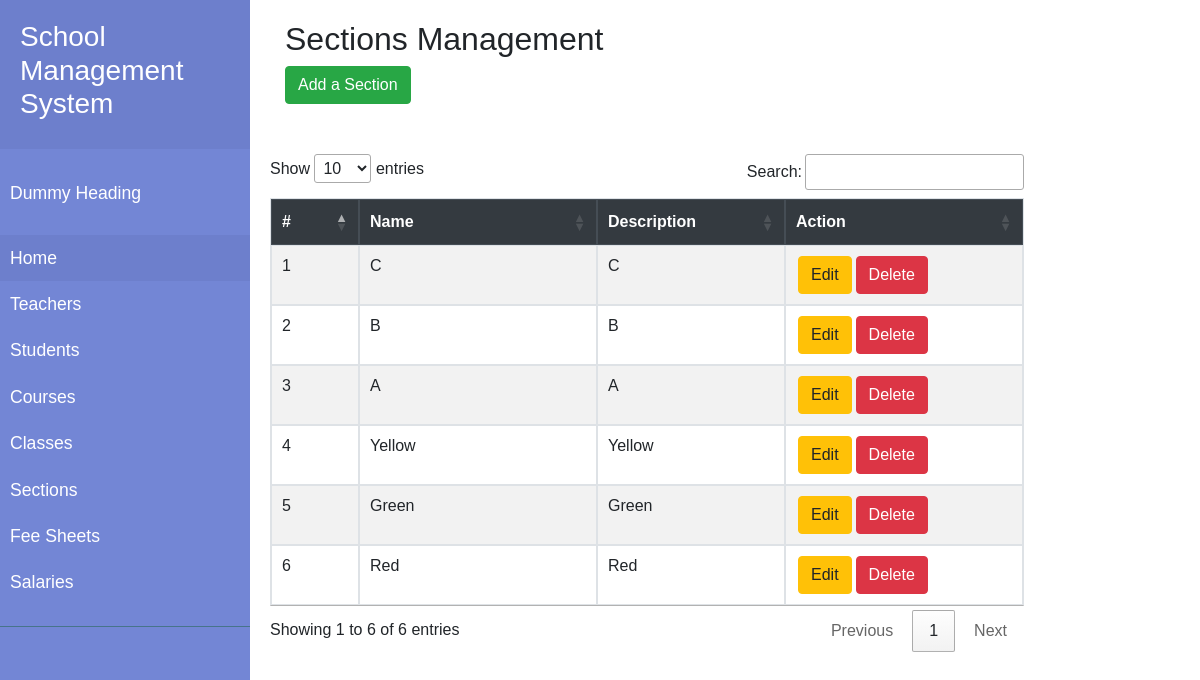
The app's page /School/admin/index.php/manage_sections with its own data.
### tables this page shows
CREATE TABLE `sections` (
  `section_id` int(11) NOT NULL,
  `section_name` varchar(255) NOT NULL,
  `section_description` text NOT NULL,
  `section_is_active` tinyint(1) NOT NULL DEFAULT 1 COMMENT '1=Active, 0=Inactive',
  `created` datetime NOT NULL DEFAULT current_timestamp()
);

### School/admin/application/controllers/Manage_Sections.php (called while the page is built, shortened)
<?php
class Manage_Sections extends CI_Controller
{
    function __construct()
    {
        $this->load->model('Section_model');
        $this->load->helper('form');
        $this->load->library('form_validation');
    }
    public function index()
    {
        $data['sections'] = $this->Section_model->getRows();
        $data['title'] = 'Add Section';
        $this->load->view('templates/header');
        $this->load->view('manage_sections/index', $data);
        $this->load->view('templates/footer');
    }
}

### School/admin/index.php (called while the page is built, shortened)
<?php
require_once BASEPATH.'core/CodeIgniter.php';

### School/admin/application/models/Section_model.php (called while the page is built, shortened)
<?php if (!defined('BASEPATH')) exit('No direct script access allowed');
class Section_model extends CI_Model
{
    function __construct()
    {
        $this->table = 'sections';
    }
    public function getRows($params = array())
    {
        $this->db->select('*');
        $this->db->from($this->table);
        $this->db->where("section_is_active","1");
        if (array_key_exists("returnType", $params) && $params['returnType'] == 'count') {
            $result = $this->db->count_all_results();
        } else {
            if (array_key_exists("id", $params)) {
                $this->db->where('section_id', $params['id']);
                $query = $this->db->get();
                $result = $query->row_array();
            } else {
                $this->db->order_by('created', 'desc');
                $query = $this->db->get();
                $result = ($query->num_rows() > 0) ? $query->result_array() : FALSE;
            }
        }
        return $result;
    }
}

### School/admin/application/views/manage_sections/index.php (the view, shortened to what this page needs)
<div class="container">
    <h2>Sections Management</h2>
    <div class="row">
        <div class="col-md-12 head">
            <div class="float-center mb-5">
                <a href="<?php echo base_url('Manage_Sections/add'); ?>" class="btn btn-success" style="margin-bottom: 2px;"><i class="plus"></i> Add a Section</a>
            </div>
        </div>
        <table id="table_id" class="table table-striped table-bordered" width="100%">
            <thead class="thead-dark">
                <tr>
                    <th style="min-width: 50px;">#</th>
                    <th style="min-width: 200px;">Name</th>
                    <th style="min-width: 150px;">Description</th>
                    <th style="min-width: 200px;">Action</th>
                </tr>
            </thead>
            <tbody>
                <?php if (!empty($sections)) {
                    $i = 0;
                    foreach ($sections as $row) {
                        $i++;
                        $sectionName = $row['section_name'];
                        $sectionDescription = $row['section_description'];
                ?>
                        <tr>
                            <td><?php echo $i; ?></td>
                            <td><?php echo $sectionName; ?></td>
                            <td><?php echo $sectionDescription; ?></td>
                            <td style="display:flex;">
                                <a href="<?php echo base_url('manage_sections/edit/' . $row['section_id']); ?>" class="btn btn-warning" style="margin:2px">Edit</a><br>
                                <a href="<?php echo base_url('manage_sections/delete/' . $row['section_id']); ?>" class="btn btn-danger" style="margin:2px" onclick="return confirm('Are you sure to delete data?')?true:false;">Delete</a><br>
                            </td>
                        </tr>
                    <?php }
                } else { ?>
                    <tr>
                        <td colspan="6">No Section(s) found...</td>
                    </tr>
                <?php } ?>
            </tbody>
        </table>
    </div>
</div>

### School/admin/assets/sidebar/style.css (style rules this page uses)
body { font-family: 'Poppins', sans-serif; }
a, a:hover, a:focus { color: inherit; text-decoration: none; transition: all 0.3s; }

### records on screen
sections: section_name "C", section_description "C"
sections: section_name "B", section_description "B"
sections: section_name "A", section_description "A"
sections: section_name "Yellow", section_description "Yellow"
sections: section_name "Green", section_description "Green"
sections: section_name "Red", section_description "Red"
